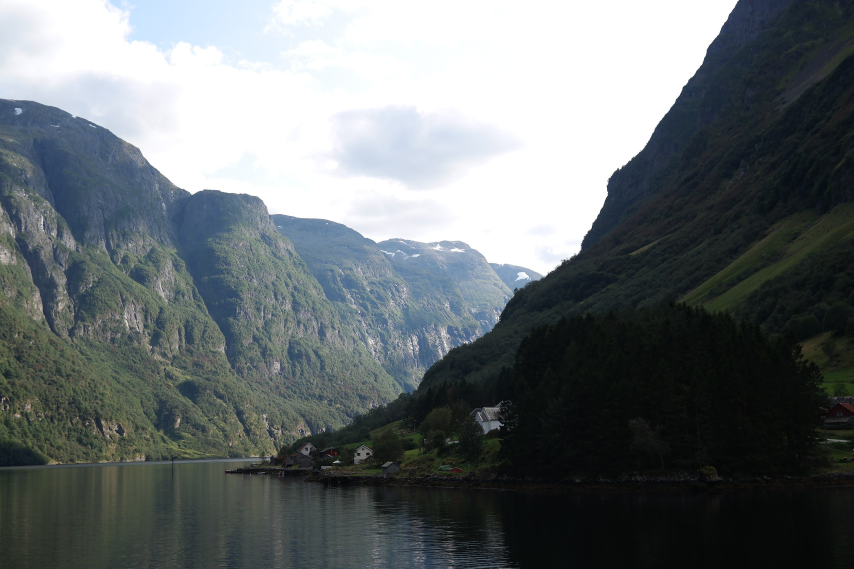
#> input picture lab1/pics/1.jpg, 2560 x 1707 px (shown at 1/3 size)
$ jupyter execute lab1.ipynb
#> lines starting #> are read from the running program, lines starting #| are printed output that depends on the picture
## Лабораторная работа 1. Работа с изображениями

[cell 1]
import cv2 as cv
import matplotlib.pyplot as plt
import numpy as np
my_dpi = 96

[cell 2]
image1 = cv.cvtColor(cv.imread("pics/1.jpg"), cv.COLOR_BGR2RGB)
image2 = cv.cvtColor(cv.imread("pics/2.jpg"), cv.COLOR_BGR2RGB)
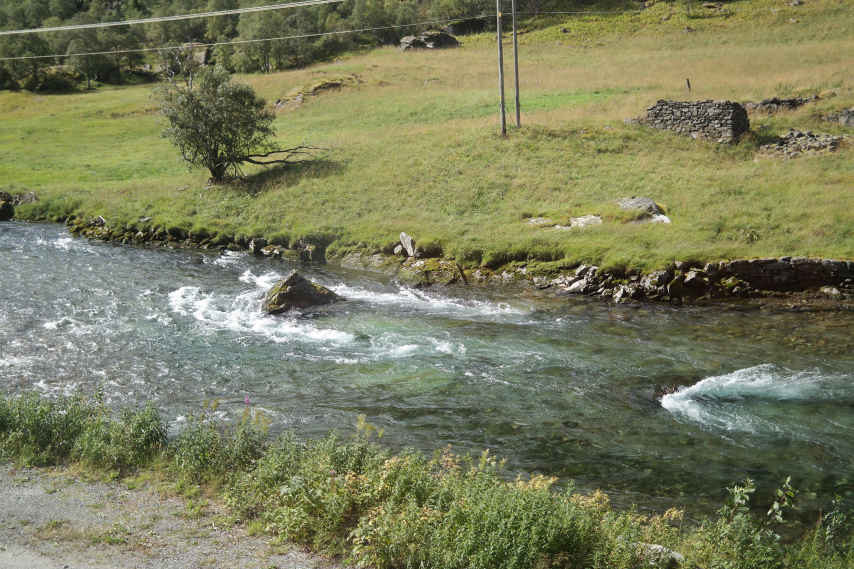
#> input picture lab1/pics/2.jpg, 2560 x 1707 px (shown at 1/3 size)
(h1, w1, d1) = image1.shape
#> h1 = 1707; w1 = 2560; d1 = 3
(h2, w2, d2) = image2.shape
#> h2 = 1707; w2 = 2560; d2 = 3
fig, axs = plt.subplots(1, 2, figsize=(h1/my_dpi, w1/my_dpi), dpi=my_dpi)
axs[0].imshow(image1)
axs[1].imshow(image2)
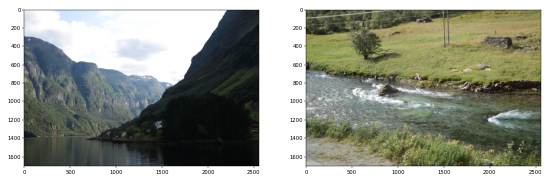
#> figure drawn by matplotlib, 2 panels

[cell 3]
scale = 3
image1_frag = image1[1000:1500, 600: 1400]
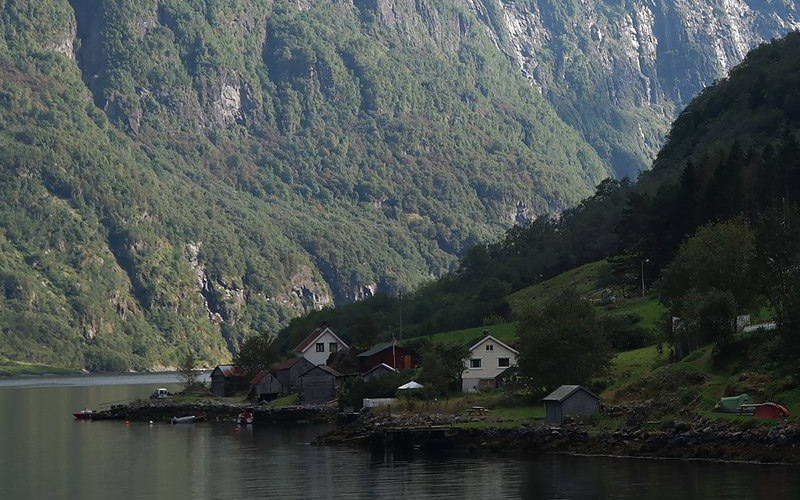
#> image1_frag: shape (500, 800, 3); mean R, G, B 69.8, 77, 74.7
image2_frag = image2[600:1100, 600:1400]
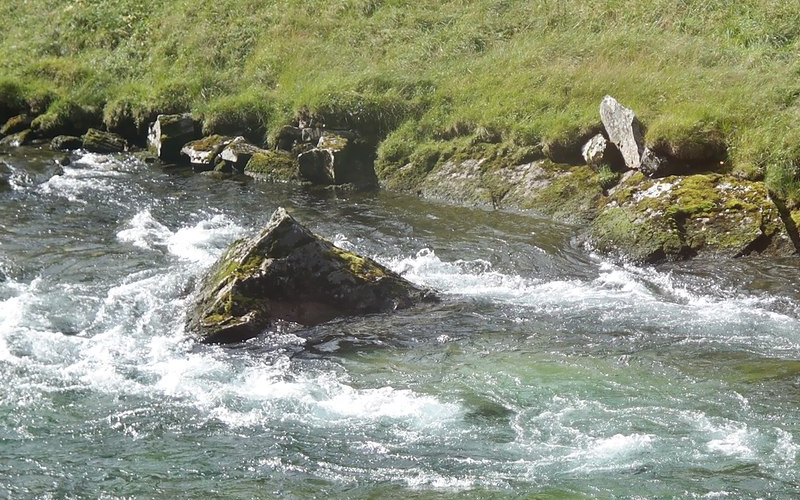
#> image2_frag: shape (500, 800, 3); mean R, G, B 138.6, 143.4, 122.4
(h1, w1, d1) = image1_frag.shape
#> h1 = 500; w1 = 800
(h2, w2, d2) = image2_frag.shape
#> h2 = 500; w2 = 800
fig, axs = plt.subplots(1, 2, figsize=(scale*h1/my_dpi, scale*w1/my_dpi), dpi=my_dpi)
axs[0].imshow(image1_frag)
axs[1].imshow(image2_frag)

- Контрастирование
$$
I_{out} = \alpha \cdot I_{in} + \beta
$$

[cell 4]
a = 0.5
b = 10
res1 = image1_frag.copy()
(h, w, d) = res1.shape
#> h = 500; w = 800; d = 3
for i in range(h):
    for j in range(w):
        res1[i,j] = a * res1[i,j] + b
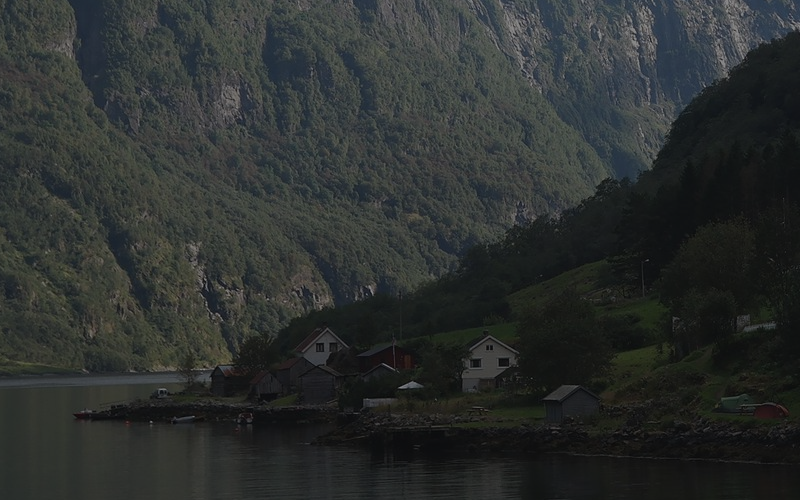
#> res1: shape (500, 800, 3); mean R, G, B 44.7, 48.2, 47.1

plt.imshow(res1)

- Наложение (бленд) изображений
$$
I_{out} = \alpha \cdot I_1 + \beta \cdot I_2
$$

[cell 5]
k1 = 0.4
k2 = 0.6

(h1, w1, d1) = image1_frag.shape
(h2, w2, d2) = image2_frag.shape
height = min(h1, w1)
#> height = 500
width = min(w1, w2)
#> width = 800
d = min(d1,d2)
res2 = np.zeros((height,width,d), np.uint8)

for i in range(height):
    for j in range(width):
        for k in range(d):
            blend = k1*image1_frag.item(i,j,k)+k2*image2_frag.item(i,j,k)
            res2.itemset((i,j,k),blend)
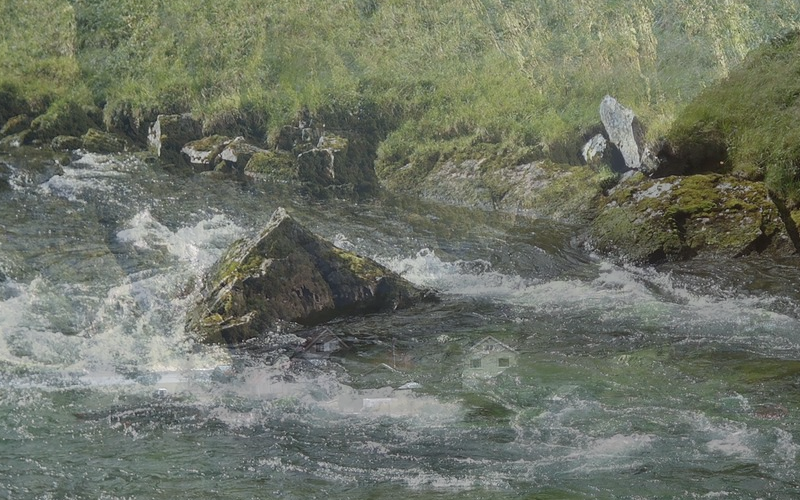
#> res2: shape (500, 800, 3); mean R, G, B 110.6, 116.4, 102.9

plt.imshow(res2)
